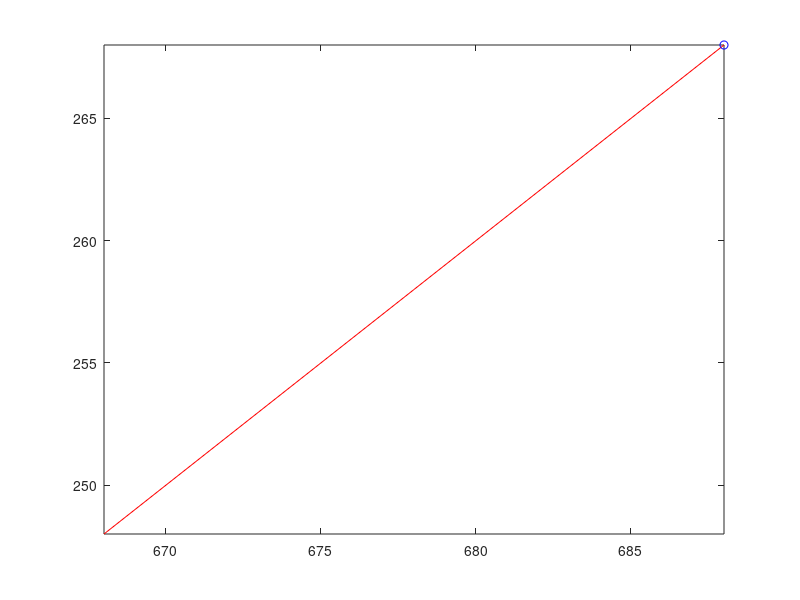

This figure's MATLAB source:
clear;

%ask user for the speed (choose greater than 1m/s for now)
prompt = 'Speed value: ';
v = input(prompt);

%ask user for the speed (choose greater than 1m/s for now)
prompt = 'Number of steps: ';
N = input(prompt);

%initialize variables
x=zeros(1450); % x and y set the size of the map
y=zeros(750);
d=[1 1]; % unitary vector for direction, set at (1,1) at the beginning
K=zeros(1000);
plot_data=zeros(N,2);


% Initial position
posX=0;
posY=0;


for K = 1:N
    
    if (posX-v>0) && (posX+v<1450) && (posY-v>0) && (posY+v<750) %check if it is within the bounds
        posX=posX+d(1)*v; %increase the position multiplying the versor with the speed
        posY=posY+d(2)*v;
    else % if it's out of bounds, "reroll" the dice for position in the map
        posX = round(1450*rand(1)); 
        posY = round(750*rand(1));
    end
    
   plot_data(K,1)=posX;
   plot_data(K,2)=posY;
   
    if (rand(1)<=0.05)  %chech the 5% chaces of changing direction every second
        
        % if we are changing direction, roll a dice to set the direcion
        % versor for each of the 8 possible directions:
        %  (-1,1)| (0,1)  | (1,1)
        % -------------------
        %  (-1,0)|   X    | (1,0)
        % -------------------
        % (-1,-1)| (0,-1) | (1,-1)
    
        n = 8*rand(1);
        
        if n<=1 
            d=[-1 -1];
        elseif (n>1)&&(n<=2)
            d=[0 -1];
        elseif (n>2)&&(n<=3)
            d=[1 -1];
        elseif (n>3)&&(n<=4)
            d=[-1 0];
        elseif (n>4)&&(n<=5)
            d=[1 0];
        elseif (n>5)&&(n<=6)
            d=[-1 1];
        elseif (n>6)&&(n<=7)
            d=[0 1];
        elseif (n>7)&&(n<=8)
            d=[1 1];
        end
    end  
end

comet(plot_data(:,1), plot_data(:,2));
